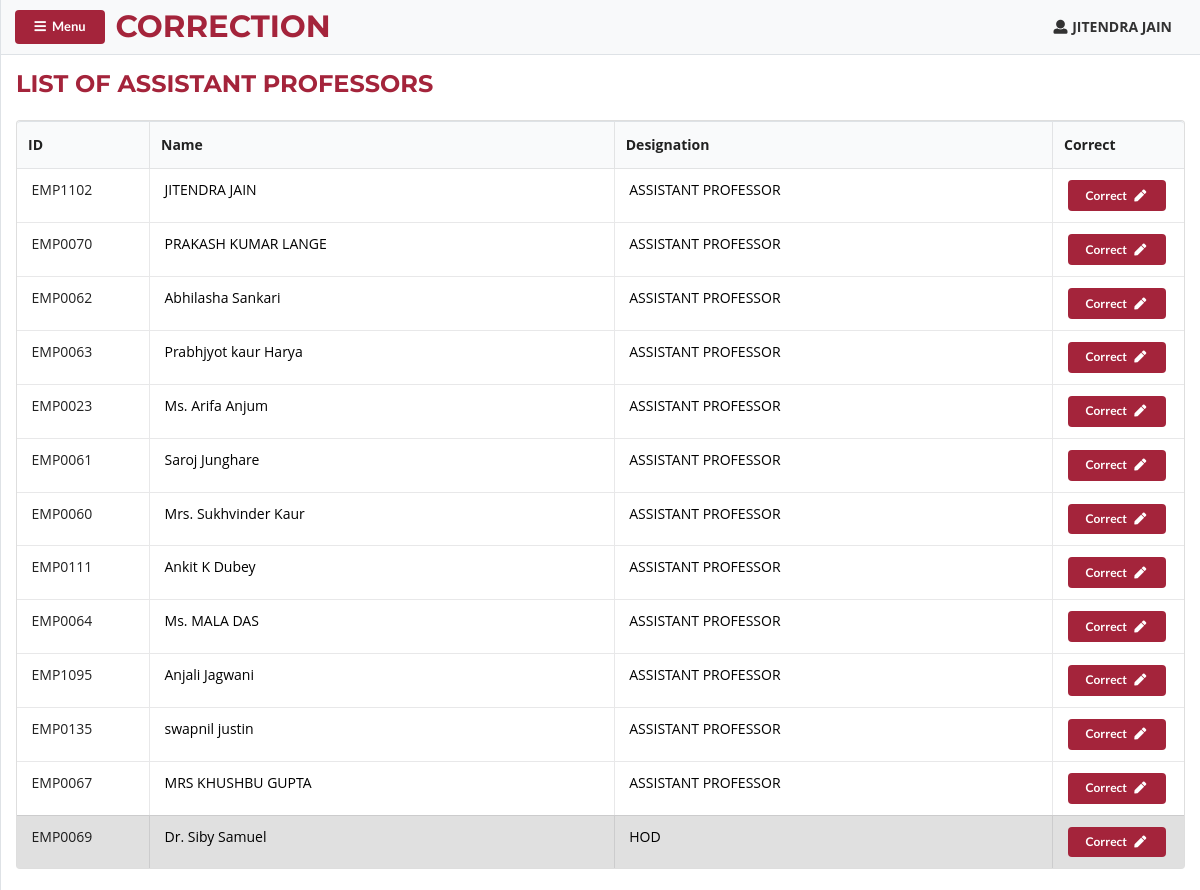
Screenshot of /asst-professors.php (signed in) with the database file from the repository.
### tables this page shows
CREATE TABLE `users` (
  `id` int(11) NOT NULL,
  `tid` varchar(20) NOT NULL,
  `username` varchar(100) NOT NULL,
  `name` varchar(100) NOT NULL,
  `sup_depart` varchar(100) NOT NULL,
  `department` varchar(100) NOT NULL,
  `designation` varchar(50) NOT NULL,
  `password` varchar(100) NOT NULL,
  `ischeck` varchar(100) NOT NULL
);

### asst-professors.php (the view, shortened to what this page needs)
<?php include("header.php") ?>
<?php include("sidenav-head.php") ?>
 <div id="page-content-wrapper">
        <nav
          class="navbar navbar-expand-lg navbar-light bg-light border-bottom"
        >
        <button class="ui button bg-red small" id="menu-toggle"><i class="fa fa-bars mr-1" aria-hidden="true"></i> Menu</button>
        <h2 class="ml-2 my-0 nav-head">CORRECTION</h2>
        <div class="collapse navbar-collapse" id="navbarSupportedContent">
          <ul class="navbar-nav ml-auto mt-2 mt-lg-0">
            <p id="username" class="mt-0 mr-3"><i class='user icon'></i><strong><?php echo $_SESSION['name'] ?></strong></p>
          </ul>
        </div>
 </nav>
    <div class="container-fluid my-3">
        <div class="head-bar">
            <h2>LIST OF ASSISTANT PROFESSORS</h2>
        </div>
        <table class="ui celled table my-4">
            <thead>
                <tr id="table-head">
                <th>ID</th>
                <th>Name</th>
                <th>Designation</th>
                <th>Correct</th>
                </tr>
            </thead>
            <tbody>
            <?php
                $dep = isset($_GET['department']) ? $_GET['department'] : $_SESSION['department'];
                if ($_SESSION['department'] != 'Applied Economics') {
                    $sql = "SELECT * FROM `users` WHERE `department`='$dep'";
                } else {
                    $sql = "SELECT * FROM `users` WHERE `department`='Applied Economics' OR `department`='B.Com. Honors' OR `department`='Taxation and Computer Application'";
                }
                $result = $db-> query($sql);
                if($result-> num_rows > 0){
                    while ($row = $result-> fetch_assoc())
                    {
                        if (($row['designation'] == "Hod" AND $_SESSION['designation'] == "Hod") || $row['designation'] == "Dean" || $row['designation'] == "Principal" ) {
                            continue;
                        }
                        else { ?>
                        <tr class="<?php echo $row['designation'] == "Hod" ? "active" : "" ?> <?php echo $row['ischeck'] == "true" ? "active" : "" ?>">
                            <td style="width:11vw"><span class="mx-1"><?php echo $row["tid"] ?></span></td>
                            <td><a href="correction.php?id=<?php echo $row['username']?>&unchecked=true" style="color:#000" class="mx-1"><?php echo $row["name"] ?></a></td>
                            <td><a href="correction.php?id=<?php echo $row['username']?>&unchecked=true" style="color:#000" class="mx-1"><?php echo $row["designation"] == "Professor"?"ASSISTANT PROFESSOR" : strtoupper($row["designation"]) ?></a></td>
                            <td style="width:11vw">
                                <a href="correction.php?id=<?php echo $row['username']?>&unchecked=true"><button type="submit" class="ui button tiny bg-red mx-1" id="insert-id">Correct <i class="fa fa-pen fa-fw ml-1" aria-hidden="true"></i></button></a>
                            </td>
                        </tr>
                <?php	}
                     }
                } else {
                    echo "<div class='alert alert-danger my-2' role='alert'>
                          No records found!
                          </div>";
                  }
            ?>
            </tbody>
        </table>
    </div>
<?php include("sidenav-foot.php") ?>
<?php include("footer.php") ?>

### CSS/simple-sidebar.css (style rules this page uses)
#page-content-wrapper { min-width: 100vw; }
@media (min-width: 768px) { #page-content-wrapper { min-width: 0; width: 100%; } }
.bg-red { background: #a4243b !important; color: white !important; }
.nav-head { color: #a4243b; text-align: center !important; font-size: 2.2em; font-family: "Montserrat", sans-serif !important; }

### CSS/style.css (style rules this page uses)
body { background: white; }
.head-bar > h2 { color: #a4243b; font-family: "Montserrat", sans-serif !important; }
::placeholder { color: #000 !important; }

### rows the page displays
users: tid "EMP1102", name "JITENDRA JAIN", designation "ASSISTANT PROFESSOR"
users: tid "EMP0070", name "PRAKASH KUMAR LANGE", designation "ASSISTANT PROFESSOR"
users: tid "EMP0062", name "Abhilasha Sankari", designation "ASSISTANT PROFESSOR"
users: tid "EMP0063", name "Prabhjyot kaur Harya", designation "ASSISTANT PROFESSOR"
users: tid "EMP0023", name "Ms. Arifa Anjum", designation "ASSISTANT PROFESSOR"
users: tid "EMP0061", name "Saroj Junghare", designation "ASSISTANT PROFESSOR"
users: tid "EMP0060", name "Mrs. Sukhvinder Kaur", designation "ASSISTANT PROFESSOR"
users: tid "EMP0111", name "Ankit K Dubey", designation "ASSISTANT PROFESSOR"
users: tid "EMP0064", name "Ms. MALA DAS", designation "ASSISTANT PROFESSOR"
users: tid "EMP1095", name "Anjali Jagwani", designation "ASSISTANT PROFESSOR"
users: tid "EMP0135", name "swapnil justin", designation "ASSISTANT PROFESSOR"
users: tid "EMP0067", name "MRS KHUSHBU GUPTA", designation "ASSISTANT PROFESSOR"
users: tid "EMP0069", name "Dr. Siby Samuel", designation "HOD"

### other values shown
$_SESSION['name'] "JITENDRA JAIN"
